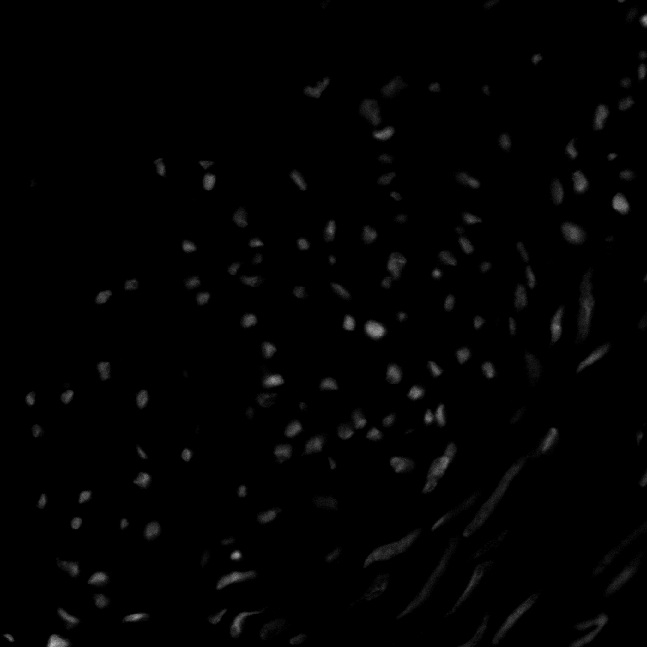
#> input picture ProcessamentoDigitalImagens/lab03/im_cells/im_cells.png, 647 x 647 px
$ jupyter execute cells.ipynb
#> lines starting #> are read from the running program, lines starting #| are printed output that depends on the picture
#> further down, img is the input picture: shape (647, 647); min 0, max 188, mean 2.4
[cell 1]
import numpy as np
import cv2
import matplotlib.pyplot as plt

def negative(img):
    mtx = 255-img
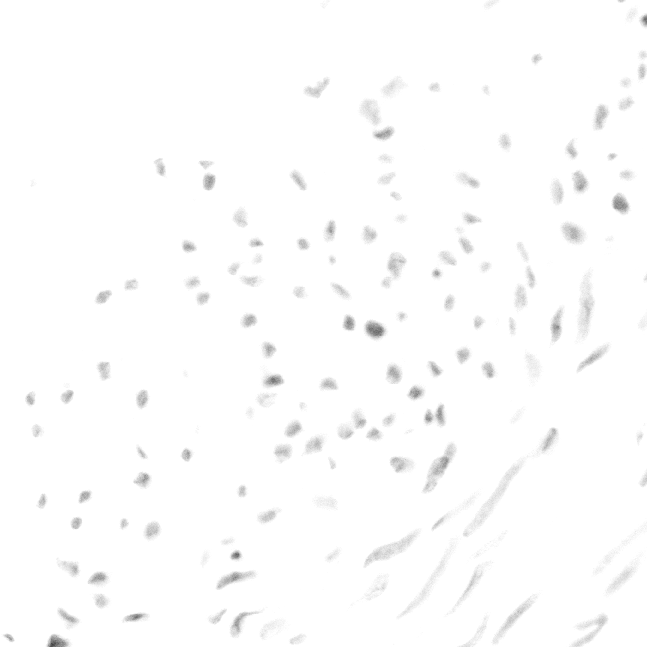
#> mtx: shape (647, 647); min 67, max 255, mean 252.6
    return mtx

def logFunc(img):
    constant = 255/np.log(1+np.max(img))
#> constant = 48.65
    logImg = (constant*(np.log(1+img))).astype(np.uint8)
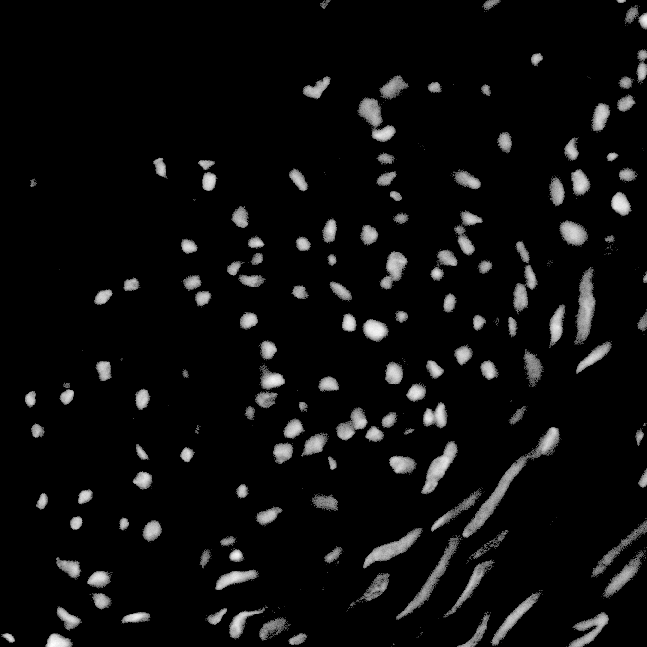
#> logImg: shape (647, 647); min 0, max 255, mean 13.2
    return logImg

img = cv2.imread("im_cells/im_cells.png", cv2.IMREAD_GRAYSCALE)

imgNegative = negative(img)

imgNegativeNegative = negative(imgNegative)

imgLog = logFunc(img)

plt.figure(figsize=(8, 6))
plt.scatter(img.flatten(), imgLog.flatten(), s=1)
plt.xlabel('Valores Originais')
plt.ylabel('Valores Transformados')
plt.title('Gráfico de Transformação da Imagem')
plt.grid(which="both")
plt.show()
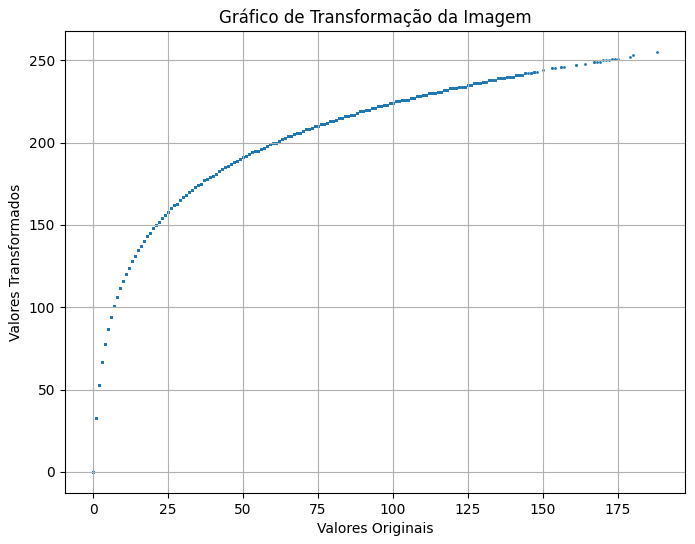
#> figure drawn by matplotlib, 1 panel

cv2.imwrite("im_cells/im_cellsNegative.png", imgNegative)

cv2.imwrite("im_cells/im_cellsNegativeNegative.png", imgNegativeNegative)

cv2.imwrite("im_cells/im_cellsLog.png", imgLog)

cv2.imshow("img", img)

cv2.waitKey(0)

cv2.imshow("imgNegative", imgNegative)

cv2.waitKey(0)

cv2.imshow("imgNegativeNegative", imgNegativeNegative)

cv2.waitKey(0)

cv2.imshow("imgLog", imgLog)

cv2.waitKey(0)

cv2.destroyAllWindows()
